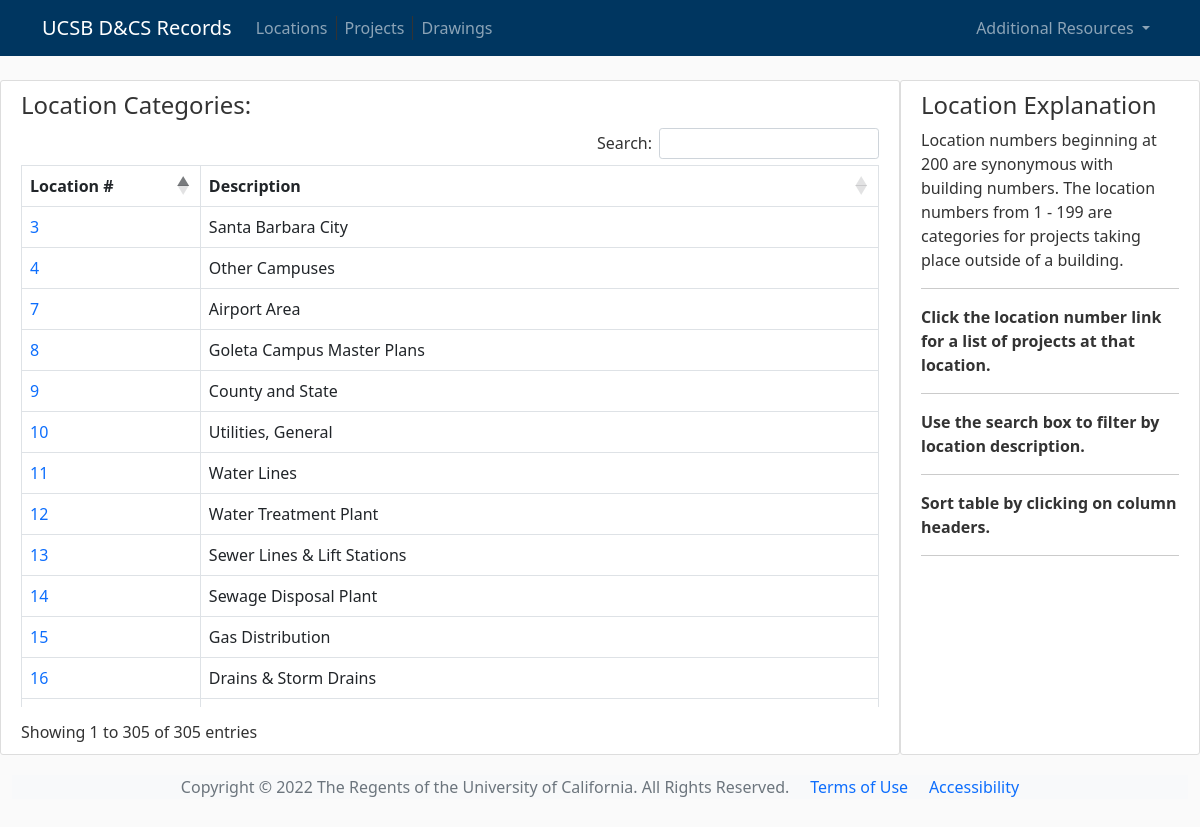
Page /locations/ on the committed database.
### flaskdraw/models.py (models this page shows, shortened)
class Drawloc(db.Model):
    id = db.Column(db.Integer, primary_key=True)
    locnum = db.Column(db.Integer, nullable=False)
    locdescrip = db.Column(db.Text, nullable=False)

### flaskdraw/bp_locations/routes.py (the view)
@bp_locations.route("/locations/")
def locations():
    location_list = Drawloc.query.order_by(Drawloc.locnum.asc()).all()
    return render_template(
        "locations.html",
        location_list=location_list,
        title="Location Categories",
        sidebar="locationpage",
        subheading="Location Categories:",
    )

### flaskdraw/templates/locations.html (shortened to what this page needs)
{% extends 'base.html' %}
{% block content %}
<div class="table-responsive">
  <h4>{{ subheading }}</h4>
  <table id="loc_list" class="table table-hover table-bordered">
    <thead>
      <tr>
        <th scope="col">Location #</th>
        <th scope="col">Description</th>
      </tr>
    </thead>
    <tbody>
  {% for location in location_list %}
  <tr>
    <td scope="row"><a href="{{ url_for('bp_projects.projects')}}{{location.locnum | string}}">
      {{ location.locnum | int }}</a></td>
    <td>{{ location.locdescrip }}</td>
  </tr>
  {% endfor %}
    </tbody>
  </table>
</div>
{% endblock content %}

### flaskdraw/static/base.css (style rules this page uses)
body { background: #fafafa; color: #333333; margin-top: 5rem; }
a:not([class]) { text-decoration: none; }

### rows in the picture
Drawloc: locnum "3", locdescrip "Santa Barbara City"
Drawloc: locnum "4", locdescrip "Other Campuses"
Drawloc: locnum "7", locdescrip "Airport Area"
Drawloc: locnum "8", locdescrip "Goleta Campus Master Plans"
Drawloc: locnum "9", locdescrip "County and State"
Drawloc: locnum "10", locdescrip "Utilities, General"
Drawloc: locnum "11", locdescrip "Water Lines"
Drawloc: locnum "12", locdescrip "Water Treatment Plant"
Drawloc: locnum "13", locdescrip "Sewer Lines & Lift Stations"
Drawloc: locnum "14", locdescrip "Sewage Disposal Plant"
Drawloc: locnum "15", locdescrip "Gas Distribution"
Drawloc: locnum "16", locdescrip "Drains & Storm Drains"

### other values in the picture
{{ subheading }} "Location Categories:"
